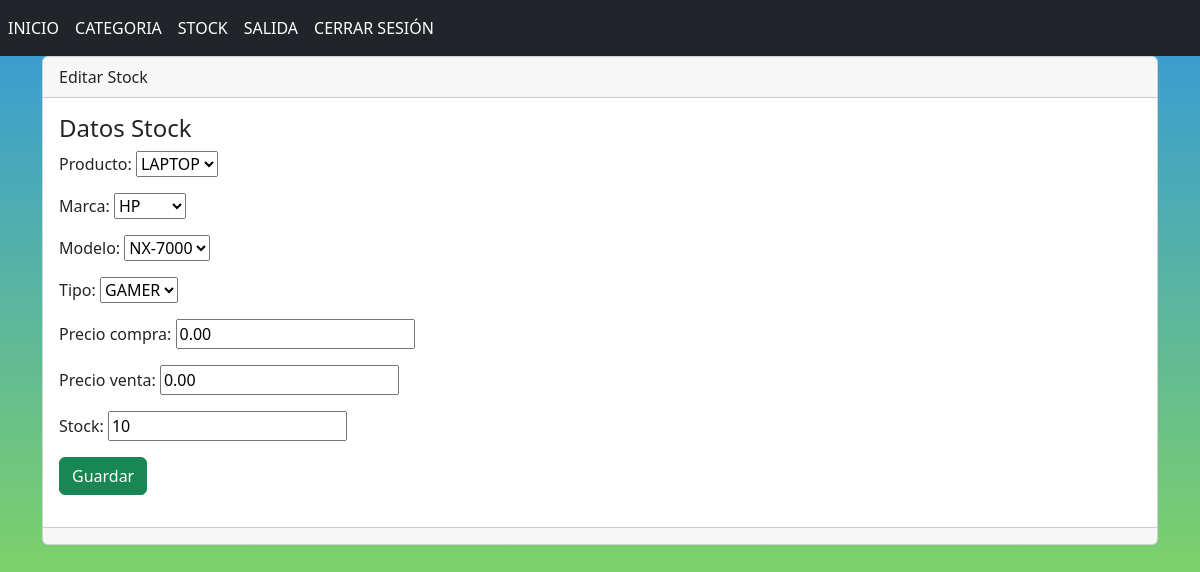
Page /EditarSTOCK/22 on the committed database.
### stock/models.py (models this page shows, shortened)
class StockTienda(models.Model):
    producto = models.ForeignKey(Producto, on_delete=models.CASCADE)
    marca = models.ForeignKey(Marca, on_delete=models.CASCADE)
    modelo = models.ForeignKey(Modelo, on_delete=models.CASCADE)
    tipo = models.ForeignKey(Tipo, on_delete=models.CASCADE)
    precio_compra = models.DecimalField(max_digits=8, decimal_places=2)
    Precio_venta = models.DecimalField(max_digits=8, decimal_places=2)
    stock = models.IntegerField( default=0)
    fecha_registro = models.DateTimeField(auto_now_add=True)

### stock/views.py (the view)
# urls.py: path('EditarSTOCK/<int:id>', EditarStockTienda, name='EditarSTOCK'),
def EditarStockTienda(request, id):
    stocktienda=StockTienda.objects.get(id=id)
    formualrio=StockTiendaForm(request.POST or None, request.FILES or None, instance=stocktienda)
    if formualrio.is_valid() and request.method =='POST':
        formualrio.save()
        return redirect('ListarSTOCK')
    return render(request,'EditarStock.html', {'formulario': formualrio})

### stock/forms.py
class StockTiendaForm(forms.ModelForm):
    producto = forms.ModelChoiceField(queryset=Producto.objects.all(), label='Producto')
    marca = forms.ModelChoiceField(queryset=Marca.objects.all(), label='Marca')
    modelo = forms.ModelChoiceField(queryset=Modelo.objects.all(), label='Modelo')
    tipo = forms.ModelChoiceField(queryset=Tipo.objects.all(), label='Tipo')
    class Meta:
        model = StockTienda
        fields = '__all__'

### categorias/models.py (called while the page is built)
    def __str__(self):
        return self.N_producto

    def __str__(self):
        return self.N_marca

    def __str__(self):
        return self.N_modelo

    def __str__(self):
        return self.N_tipo

### templates/EditarStock.html (shortened to what this page needs)
{% extends "base1.html" %}
{% block contenido %}
<div class="card">
    <div class="card-header">
        Editar Stock
    </div>
    <div class="card-body">
        <h4 class="card-title">Datos Stock</h4>
        {% include 'baseSTOCK.html'%}
    </div>
    <div class="card-footer text-muted">
    </div>
</div>
{% endblock %}

### templates/baseSTOCK.HTML (shortened to what this page needs)
<form method="post">
    {{ formulario.as_p }}
    <div class="mb-3">
        <button class="btn btn-success" type="submit">Guardar</button>
    </div>
</form>

### templates/base1.html (style rules this page uses)
body::before { content: ""; position: fixed; top: 0; left: 0; width: 100%; height: 100%; background: linear-gradient(to bottom, #3498db, #9ae73c); z-index: -1; }

### rows in the picture
StockTienda: producto "LAPTOP", marca "HP", modelo "NX-7000", tipo "GAMER", precio_compra "0.00", Precio_venta "0.00", stock "10"
